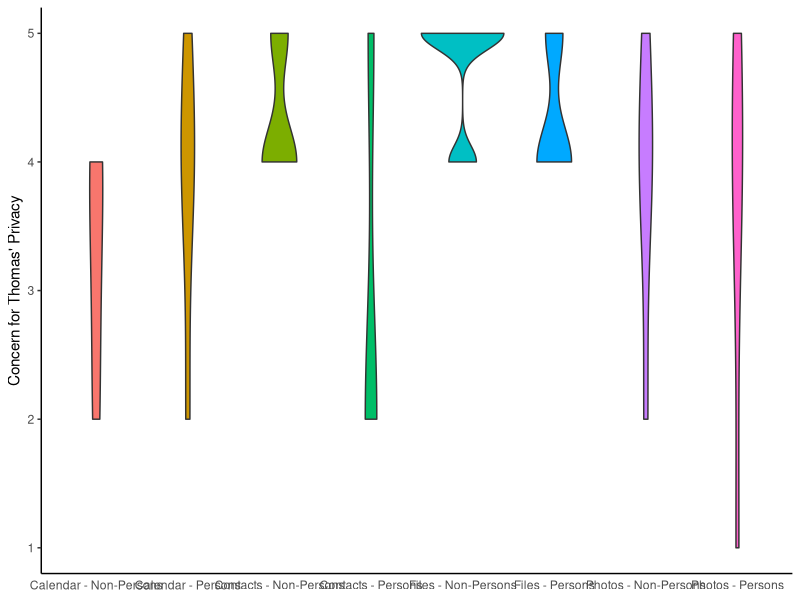
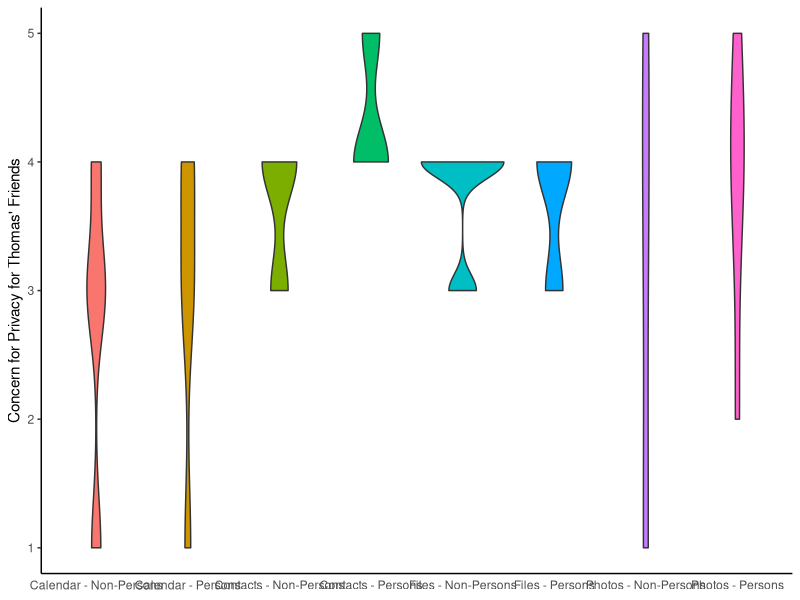

These charts were generated, in order, by the following R code:
## ---- chunk 1
library(tidyverse)
data <- read_csv('data_24_11_28.csv', show_col_types = FALSE)
head(data)
## ---- chunk 2
my_data <- data[-1, ]
my_data <- data[-1, ]

my_data <- my_data %>% filter(
  Finished == TRUE, 
  consent == "I agree to take part in the study.",
  age > 17,
  likertscale_help_6 == 2,
  attentioncheck_2 == 7
  )

common_cols <- c(
    'ResponseId',
    'Duration (in seconds)',
    'phoneos',
    'thomashimself_1',
    'thomashimself_2',
    'thomashimself_3',
    'thomasfriend_1',
    'thomasfriend_2',
    'thomasfriend_3',
    'reponsibility_1',
    'reponsibility_2',
    'not_scenario_1',
    'not_scenario_2',
    'not_scenario_3',
    'not_scenario_4',
    'not_scenario_5',
    'not_scenario_6',
    'not_scenario_7',
    'not_scenario_8',
    'accesstoall',
    'apps_number',
    'photos_number',
    'photos_approx',
    'contact_number',
    'contacts_approx',
    'familyevent_number',
    'workevent_number',
    'likertscale_help_1',
    'likertscale_help_2',
    'likertscale_help_3',
    'likertscale_help_4',
    'likertscale_help_5',
    'likertscale_help_7',
    'likertscale_help_8',
    'likertscale_help_9',
    'likertscale_help_10',
    'personalinformation_1',
    'personalinformation_2',
    'personalinformation_3',
    'personalinformation_4',
    'friendinformation_1',
    'friendinformation_2',
    'friendinformation_3',
    'friendinformation_4',
    'gender',
    'ethnicity',
    'education',
    'education_9_TEXT',
    'income',
    'usyears',
    'yob_1',
    'fieldofstudy',
    'relationshipstatus',
    'children',
    'commitmentcheck1',
    'commitmentcheck2',
    'feedback1',
    'feedback2',
    'feedback4',
    'feedback5',
    'feedback6',
    'feedback7'
)

survey_data <- my_data %>% select(
  c(mc1_photosperson,
    mc2_photosperson,
    mc1_photosnon,
    mc2_photosnon,
    mc1_contactspersons,
    mc2_contactsperson,
    mc1_contactnonperson,
    mc2_contactnonperson,
    mc1_calendarpersons,
    mc2_calendarperson,
    mc1_calendarnon,
    mc2_calendarnon,
    filesystempersonchec,
    filesystempersonperm,
    qnonpersonfilehave,
    qnonpersonfileperm,
    photo_option_1,
    photo_option_2,
    photo_option_flip_1,
    contact_option_1,
    contact_option_2,
    contact_option_flip_1,
    calendar_option_1,
    calendar_option_2,
    calendar_option_flip_1,
    file_option_1,
    file_option_2,
    file_option_flipped_1,
    photo_paid,
    contact_paid,
    calendar_paid,
    file_paid
    ),
  common_cols
)

dim(survey_data)
## ---- chunk 3
ph_persons <- survey_data %>% select(
  c(mc1_photosperson,
    mc2_photosperson,
    photo_option_1,
    photo_option_2,
    photo_option_flip_1,
    photo_paid
    ),
  common_cols
) %>% filter(mc1_photosperson != "",
             mc2_photosperson != "")

dim(ph_persons)
## ---- chunk 4
ph_non_persons <- survey_data %>% select(
  c(mc1_photosnon,
    mc2_photosnon,
    photo_option_1,
    photo_option_2,
    photo_option_flip_1,
    photo_paid
    ),
  common_cols
) %>% filter(mc1_photosnon != "",
             mc2_photosnon != "")

dim(ph_non_persons)
## ---- chunk 5
cn_persons <- survey_data %>% select(
  c(mc1_contactspersons,
    mc2_contactsperson,
    contact_option_1,
    contact_option_2,
    contact_option_flip_1,
    contact_paid
    ),
  common_cols
) %>% filter(mc1_contactspersons != "",
             mc2_contactsperson != "")

dim(cn_persons)
## ---- chunk 6
cn_non_persons <- survey_data %>% select(
  c(mc1_contactnonperson,
    mc2_contactnonperson,
    contact_option_1,
    contact_option_2,
    contact_option_flip_1,
    contact_paid
    ),
  common_cols
) %>% filter(mc1_contactnonperson != "",
             mc2_contactnonperson != "")

dim(cn_non_persons)
## ---- chunk 7
cl_persons <- survey_data %>% select(
  c(mc1_calendarpersons,
    mc2_calendarperson,
    calendar_option_1,
    calendar_option_2,
    calendar_option_flip_1,
    calendar_paid
    ),
  common_cols
) %>% filter(mc1_calendarpersons != "",
             mc2_calendarperson != "")

dim(cl_persons)
## ---- chunk 8
cl_non_persons <- survey_data %>% select(
  c(mc1_calendarnon,
    mc2_calendarnon,
    calendar_option_1,
    calendar_option_2,
    calendar_option_flip_1,
    calendar_paid
    ),
  common_cols
) %>% filter(mc1_calendarnon != "",
             mc2_calendarnon != "")

dim(cl_non_persons)
## ---- chunk 9
file_persons <- survey_data %>% select(
  c(filesystempersonchec,
    filesystempersonperm,
    file_option_1,
    file_option_2,
    file_option_flipped_1,
    file_paid
    ),
  common_cols
) %>% filter(filesystempersonchec != "",
             filesystempersonperm != "")

dim(file_persons)
## ---- chunk 10
file_non_persons <- survey_data %>% select(
  c(qnonpersonfilehave,
    qnonpersonfileperm,
    file_option_1,
    file_option_2,
    file_option_flipped_1,
    file_paid
    ),
  common_cols
) %>% filter(qnonpersonfilehave != "",
             qnonpersonfileperm != "")

dim(file_non_persons)
## ---- chunk 11
library(ggplot2)

violin_himself <- data.frame(
  name = c(rep("Calendar - Persons", length(cl_persons$thomashimself_1)),
           rep("Calendar - Non-Persons", length(cl_non_persons$thomashimself_1)),
           rep("Contacts - Persons", length(cn_persons$thomashimself_1)),
           rep("Contacts - Non-Persons", length(cn_non_persons$thomashimself_1)),
           rep("Photos - Persons", length(ph_persons$thomashimself_1)),
           rep("Photos - Non-Persons", length(ph_non_persons$thomashimself_1)),
           rep("Files - Persons", length(file_persons$thomashimself_1)),
           rep("Files - Non-Persons", length(file_non_persons$thomashimself_1))),
  value = as.integer(c(cl_persons$thomashimself_1, cl_non_persons$thomashimself_1,
                       cn_persons$thomashimself_1, cn_non_persons$thomashimself_1,
                       ph_persons$thomashimself_1, ph_non_persons$thomashimself_1,
                       file_persons$thomashimself_1, file_non_persons$thomashimself_1))
)

ggplot(violin_himself, aes(x=name, y=value, fill=name)) +
  theme_classic() +
  theme(axis.title.x = element_blank(),
        axis.ticks.x=element_blank()) +
  ylab("Concern for Thomas' Privacy") +
  ylim(1, 5) +
  geom_violin(show.legend = F)
  # + geom_boxplot(width = 0.05, alpha = 0.5, show.legend = FALSE)
## ---- chunk 12
library(ggplot2)

violin_friends <- data.frame(
  name = c(rep("Calendar - Persons", length(cl_persons$thomasfriend_1)),
           rep("Calendar - Non-Persons", length(cl_non_persons$thomasfriend_1)),
           rep("Contacts - Persons", length(cn_persons$thomasfriend_1)),
           rep("Contacts - Non-Persons", length(cn_non_persons$thomasfriend_1)),
           rep("Photos - Persons", length(ph_persons$thomasfriend_1)),
           rep("Photos - Non-Persons", length(ph_non_persons$thomasfriend_1)),
           rep("Files - Persons", length(file_persons$thomasfriend_1)),
           rep("Files - Non-Persons", length(file_non_persons$thomasfriend_1))),
  value = as.integer(c(cl_persons$thomasfriend_1, cl_non_persons$thomasfriend_1,
                       cn_persons$thomasfriend_1, cn_non_persons$thomasfriend_1,
                       ph_persons$thomasfriend_1, ph_non_persons$thomasfriend_1,
                       file_persons$thomasfriend_1, file_non_persons$thomasfriend_1))
)

ggplot(violin_friends, aes(x=name, y=value, fill=name)) +
  theme_classic() +
  theme(axis.title.x = element_blank(),
        axis.ticks.x=element_blank()) +
  ylab("Concern for Privacy for Thomas' Friends") +
  ylim(1, 5) +
  geom_violin(show.legend = F)
  # + geom_boxplot(width = 0.05, alpha = 0.5, show.legend = FALSE)
## ---- chunk 13
a <- survey_data %>% 
  filter(ResponseId %in% c(cn_persons$ResponseId)) %>%
  mutate(permission = "Contacts")

b <- survey_data %>% 
  filter(ResponseId %in% c(ph_persons$ResponseId)) %>%
  mutate(permission = "Photos")

c <- survey_data %>% 
  filter(ResponseId %in% c(cl_persons$ResponseId)) %>%
  mutate(permission = "Calendar")

d <- survey_data %>% 
  filter(ResponseId %in% c(file_persons$ResponseId)) %>%
  mutate(permission = "File System")

persons_himself <- bind_rows(a, b, c, d) %>% 
  select(permission, thomashimself_1, thomashimself_2, thomashimself_3)
persons_himself$group_var <- factor(rep('Persons Himself', 
                                            nrow(persons_himself)))
persons_himself <- persons_himself %>%
  mutate(
    thomashimself_1 = as.integer(thomashimself_1),
    thomashimself_2 = as.integer(thomashimself_2),
    thomashimself_3 = as.integer(thomashimself_3)
  )
names(persons_himself) <-  c('permission', 'question1', 'question2', 'question3', 'group')

persons_friends <- bind_rows(a, b, c, d) %>% 
  select(permission, thomasfriend_1, thomasfriend_2, thomasfriend_3)
persons_friends$group_var <- factor(rep('Persons Friends', 
                                            nrow(persons_friends)))
persons_friends <- persons_friends %>%
  mutate(
    thomasfriend_1 = as.integer(thomasfriend_1),
    thomasfriend_2 = as.integer(thomasfriend_2),
    thomasfriend_3 = as.integer(thomasfriend_3)
  )
names(persons_friends) <- c('permission', 'question1', 'question2', 'question3', 'group')

persons <- bind_rows(persons_himself, persons_friends)

manova_result_persons <- aov(cbind(question1, question2, question3) ~ group, 
                         data = as_tibble(persons))
summary(manova_result_persons)
## ---- chunk 14
a <- survey_data %>% 
  filter(ResponseId %in% c(cn_non_persons$ResponseId)) %>%
  mutate(permission = "Contacts")

b <- survey_data %>% 
  filter(ResponseId %in% c(ph_non_persons$ResponseId)) %>%
  mutate(permission = "Photos")

c <- survey_data %>% 
  filter(ResponseId %in% c(cl_non_persons$ResponseId)) %>%
  mutate(permission = "Calendar")

d <- survey_data %>% 
  filter(ResponseId %in% c(file_non_persons$ResponseId)) %>%
  mutate(permission = "File System")

non_persons_himself <- bind_rows(a, b, c, d) %>% 
  select(permission, thomashimself_1, thomashimself_2, thomashimself_3)
non_persons_himself$group_var <- factor(rep('Non-Persons Himself', 
                                            nrow(non_persons_himself)))
non_persons_himself <- non_persons_himself %>%
  mutate(
    thomashimself_1 = as.integer(thomashimself_1),
    thomashimself_2 = as.integer(thomashimself_2),
    thomashimself_3 = as.integer(thomashimself_3)
  )
names(non_persons_himself) <-  c('permission', 'question1', 'question2', 'question3', 'group')

non_persons_friends <- bind_rows(a, b, c, d) %>% 
  select(permission, thomasfriend_1, thomasfriend_2, thomasfriend_3)
non_persons_friends$group_var <- factor(rep('Non-Persons Friends', 
                                            nrow(non_persons_friends)))
non_persons_friends <- non_persons_friends %>%
  mutate(
    thomasfriend_1 = as.integer(thomasfriend_1),
    thomasfriend_2 = as.integer(thomasfriend_2),
    thomasfriend_3 = as.integer(thomasfriend_3)
  )
names(non_persons_friends) <- c('permission', 'question1', 'question2', 'question3', 'group')

non_persons <- bind_rows(non_persons_himself, non_persons_friends)

manova_result_non <- aov(cbind(question1, question2, question3) ~ group, 
                         data = as_tibble(non_persons))
summary(manova_result_non)
## ---- chunk 15
persons_himself_means <- persons_himself %>%
  group_by(permission) %>%
  summarize(persons_mean_value = round(mean(question1, na.rm = TRUE), 2))

non_persons_himself_means <- non_persons_himself %>%
  group_by(permission) %>%
  summarize(non_persons_mean_value = round(mean(question1, na.rm = TRUE), 2))

himself_means <- non_persons_himself_means %>% inner_join(persons_himself_means)
himself_means
## ---- chunk 16
persons_friends_means <- persons_friends %>%
  group_by(permission) %>%
  summarize(persons_mean_value = round(mean(question1, na.rm = TRUE), 2))

non_persons_friends_means <- non_persons_friends %>%
  group_by(permission) %>%
  summarize(non_persons_mean_value = round(mean(question1, na.rm = TRUE), 2))

friends_means <- non_persons_friends_means %>% inner_join(persons_friends_means)
friends_means
## ---- chunk 17
a <- survey_data %>% 
  filter(ResponseId %in% c(cn_persons$ResponseId)) %>%
  mutate(permission = "Contacts",
         amount = as.numeric(gsub("[^0-9.-]", "", contact_paid)),
         amount = ifelse(is.na(amount), 0, amount)) %>%
  filter(amount > -1) %>%
  select(c(permission, amount))

b <- survey_data %>% 
  filter(ResponseId %in% c(ph_persons$ResponseId)) %>%
  mutate(permission = "Photos",
         amount = as.numeric(gsub("[^0-9.-]", "", photo_paid)),
         amount = ifelse(is.na(amount), 0, amount)) %>%
  filter(amount > -1) %>%
  select(c(permission, amount))

c <- survey_data %>% 
  filter(ResponseId %in% c(cl_persons$ResponseId)) %>%
  mutate(permission = "Calendar",
         amount = as.numeric(gsub("[^0-9.-]", "", calendar_paid)),
         amount = ifelse(is.na(amount), 0, amount)) %>%
  filter(amount > -1) %>%
  select(c(permission, amount))

d <- survey_data %>% 
  filter(ResponseId %in% c(file_persons$ResponseId)) %>%
  mutate(permission = "File System",
         amount = as.numeric(gsub("[^0-9.-]", "", file_paid)),
         amount = ifelse(is.na(amount), 0, amount)) %>%
  filter(amount > -1) %>%
  select(c(permission, amount))

persons_paid_apps <- bind_rows(a, b, c, d)
persons_paid_apps_summary <- persons_paid_apps %>%
  group_by(permission) %>%
  summarize(persons_mean = round(mean(amount, na.rm = TRUE), 2),
            persons_median = round(median(amount, na.rm = TRUE), 2))
persons_paid_apps_summary
## ---- chunk 18
a <- survey_data %>% 
  filter(ResponseId %in% c(cn_non_persons$ResponseId)) %>%
  mutate(permission = "Contacts",
         amount = as.numeric(gsub("[^0-9.-]", "", contact_paid)),
         amount = ifelse(is.na(amount), 0, amount)) %>%
  filter(amount > -1) %>%
  select(c(permission, amount))

b <- survey_data %>% 
  filter(ResponseId %in% c(ph_non_persons$ResponseId)) %>%
  mutate(permission = "Photos",
         amount = as.numeric(gsub("[^0-9.-]", "", photo_paid)),
         amount = ifelse(is.na(amount), 0, amount)) %>%
  filter(amount > -1) %>%
  select(c(permission, amount))

c <- survey_data %>% 
  filter(ResponseId %in% c(cl_non_persons$ResponseId)) %>%
  mutate(permission = "Calendar",
         amount = as.numeric(gsub("[^0-9.-]", "", calendar_paid)),
         amount = ifelse(is.na(amount), 0, amount)) %>%
  filter(amount > -1) %>%
  select(c(permission, amount))

d <- survey_data %>% 
  filter(ResponseId %in% c(file_non_persons$ResponseId)) %>%
  mutate(permission = "File System",
         amount = as.numeric(gsub("[^0-9.-]", "", file_paid)),
         amount = ifelse(is.na(amount), 0, amount)) %>%
  filter(amount > -1) %>%
  select(c(permission, amount))

non_persons_paid_apps <- bind_rows(a, b, c, d)
non_persons_paid_apps_summary <- non_persons_paid_apps %>%
  group_by(permission) %>%
  summarize(non_persons_mean = round(mean(amount, na.rm = TRUE), 2),
            non_persons_median = round(median(amount, na.rm = TRUE), 2))
non_persons_paid_apps_summary
## ---- chunk 19
a <- ph_persons %>%
  mutate(question = as.numeric(thomasfriend_1)) %>%
  select(question)

b <- cn_persons %>%
  mutate(question = as.numeric(thomasfriend_1)) %>%
  select(question)

c <- cl_persons %>%
  mutate(question = as.numeric(thomasfriend_1)) %>%
  select(question)

d <- file_persons %>%
  mutate(question = as.numeric(thomasfriend_1)) %>%
  select(question)

shapiro.test(a$question)
shapiro.test(b$question)
shapiro.test(c$question)
shapiro.test(d$question)
## ---- chunk 20
a <- ph_non_persons %>%
  mutate(question = as.numeric(thomasfriend_1)) %>%
  select(question)

b <- cn_non_persons %>%
  mutate(question = as.numeric(thomasfriend_1)) %>%
  select(question)

c <- cl_non_persons %>%
  mutate(question = as.numeric(thomasfriend_1)) %>%
  select(question)

d <- file_non_persons %>%
  mutate(question = as.numeric(thomasfriend_1)) %>%
  select(question)

shapiro.test(a$question)
shapiro.test(b$question)
shapiro.test(c$question)
shapiro.test(d$question)
## ---- chunk 21
persons_not_sc <- survey_data %>%
  filter((mc1_contactspersons != "" & mc2_contactsperson != "") |
          (mc1_photosperson != "" & mc2_photosperson != "") |
           (mc1_calendarpersons != "" & mc2_calendarperson != "") |
           (filesystempersonchec != "" & filesystempersonperm != "")) %>%
  select(c(not_scenario_1, not_scenario_2, not_scenario_3, not_scenario_4,
           not_scenario_5, not_scenario_6, not_scenario_7, not_scenario_8))

persons_not_sc <- persons_not_sc %>%
  mutate(across(everything(), as.numeric))

mean_values <- apply(persons_not_sc, 2, 
                     function(x) round(mean(x, na.rm = TRUE), 2))
median_values <- apply(persons_not_sc, 2, median, na.rm = TRUE)

mean_values
median_values
## ---- chunk 22
a <- persons_not_sc %>% 
  select(not_scenario_1) %>%
  mutate(permission = "Calendar")
b <- persons_not_sc %>% 
  select(not_scenario_2) %>%
  mutate(permission = "Contacts")
c <- persons_not_sc %>% 
  select(not_scenario_3) %>%
  mutate(permission = "Photos")
d <- persons_not_sc %>% 
  select(not_scenario_4) %>%
  mutate(permission = "File System")

persons_not_sc_t <- bind_rows(a, b, c, d)
persons_not_sc_t$group_var <- factor(rep('Persons - Privacy Concern', 
                                            nrow(persons_not_sc_t)))

persons_not_sc_t <- persons_not_sc_t %>%
  pivot_longer(cols = c("not_scenario_1", "not_scenario_2", "not_scenario_3", "not_scenario_4"),
               names_to = "option_type",
               values_to = "concern_score",      
               values_drop_na = TRUE) %>% select(-c(option_type))


manova_result_persons_not_sc_t <- aov(concern_score ~ permission, 
                         data = as_tibble(persons_not_sc_t))
summary(manova_result_persons_not_sc_t)
## ---- chunk 23
a <- persons_not_sc %>% 
  select(not_scenario_5) %>%
  mutate(permission = "Calendar")
b <- persons_not_sc %>% 
  select(not_scenario_6) %>%
  mutate(permission = "Contacts")
c <- persons_not_sc %>% 
  select(not_scenario_7) %>%
  mutate(permission = "Photos")
d <- persons_not_sc %>% 
  select(not_scenario_8) %>%
  mutate(permission = "File System")

persons_not_sc_t <- bind_rows(a, b, c, d)
persons_not_sc_t$group_var <- factor(rep('Persons - Access Comfort', 
                                            nrow(persons_not_sc_t)))

persons_not_sc_t <- persons_not_sc_t %>%
  pivot_longer(cols = c("not_scenario_5", "not_scenario_6", "not_scenario_7", "not_scenario_8"),
               names_to = "option_type",
               values_to = "comfort_score",      
               values_drop_na = TRUE) %>% select(-c(option_type))


manova_result_persons_not_sc_t <- aov(comfort_score ~ permission, 
                         data = as_tibble(persons_not_sc_t))
summary(manova_result_persons_not_sc_t)
## ---- chunk 24
non_persons_not_sc <- survey_data %>%
  filter((mc1_contactnonperson != "" & mc2_contactnonperson != "") |
          (mc1_photosnon != "" & mc2_photosnon != "") |
           (mc1_calendarnon != "" & mc2_calendarnon != "") |
           (qnonpersonfilehave != "" & qnonpersonfileperm != "")) %>%
  select(c(not_scenario_1, not_scenario_2, not_scenario_3, not_scenario_4,
           not_scenario_5, not_scenario_6, not_scenario_7, not_scenario_8))

non_persons_not_sc <- non_persons_not_sc %>%
  mutate(across(everything(), as.numeric))

mean_values <- apply(non_persons_not_sc, 2, 
                     function(x) round(mean(x, na.rm = TRUE), 2))
median_values <- apply(non_persons_not_sc, 2, median, na.rm = TRUE)

mean_values
median_values
## ---- chunk 25
a <- non_persons_not_sc %>% 
  select(not_scenario_1) %>%
  mutate(permission = "Calendar")
b <- non_persons_not_sc %>% 
  select(not_scenario_2) %>%
  mutate(permission = "Contacts")
c <- non_persons_not_sc %>% 
  select(not_scenario_3) %>%
  mutate(permission = "Photos")
d <- non_persons_not_sc %>% 
  select(not_scenario_4) %>%
  mutate(permission = "File System")

non_persons_not_sc_t <- bind_rows(a, b, c, d)
non_persons_not_sc_t$group_var <- factor(rep('Non-Persons - Privacy Concern', 
                                            nrow(persons_not_sc_t)))

non_persons_not_sc_t <- non_persons_not_sc_t %>%
  pivot_longer(cols = c("not_scenario_1", "not_scenario_2", "not_scenario_3", "not_scenario_4"),
               names_to = "option_type",
               values_to = "concern_score",      
               values_drop_na = TRUE) %>% select(-c(option_type))


manova_result_non_persons_not_sc_t <- aov(concern_score ~ permission, 
                         data = as_tibble(non_persons_not_sc_t))
summary(manova_result_non_persons_not_sc_t)
## ---- chunk 26

## ---- chunk 27
a <- non_persons_not_sc %>% 
  select(not_scenario_5) %>%
  mutate(permission = "Calendar")
b <- non_persons_not_sc %>% 
  select(not_scenario_6) %>%
  mutate(permission = "Contacts")
c <- non_persons_not_sc %>% 
  select(not_scenario_7) %>%
  mutate(permission = "Photos")
d <- non_persons_not_sc %>% 
  select(not_scenario_8) %>%
  mutate(permission = "File System")

non_persons_not_sc_t <- bind_rows(a, b, c, d)
non_persons_not_sc_t$group_var <- factor(rep('Persons - Access Comfort', 
                                            nrow(non_persons_not_sc_t)))

non_persons_not_sc_t <- non_persons_not_sc_t %>%
  pivot_longer(cols = c("not_scenario_5", "not_scenario_6", "not_scenario_7", "not_scenario_8"),
               names_to = "option_type",
               values_to = "comfort_score",      
               values_drop_na = TRUE) %>% select(-c(option_type))


manova_result_non_persons_not_sc_t <- aov(comfort_score ~ permission, 
                         data = as_tibble(non_persons_not_sc_t))
summary(manova_result_non_persons_not_sc_t)
## ---- chunk 28
persons_resp <- survey_data %>%
  filter((mc1_contactspersons != "" & mc2_contactsperson != "") |
          (mc1_photosperson != "" & mc2_photosperson != "") |
           (mc1_calendarpersons != "" & mc2_calendarperson != "") |
           (filesystempersonchec != "" & filesystempersonperm != "")) %>%
  select(c('reponsibility_1', 'reponsibility_2'))

persons_resp <- persons_resp %>%
  mutate(across(everything(), as.numeric))

mean_values <- apply(persons_resp, 2, 
                     function(x) round(mean(x, na.rm = TRUE), 2))
median_values <- apply(persons_resp, 2, median, na.rm = TRUE)

mean_values
median_values
## ---- chunk 29
non_persons_resp <- survey_data %>%
  filter((mc1_contactnonperson != "" & mc2_contactnonperson != "") |
          (mc1_photosnon != "" & mc2_photosnon != "") |
           (mc1_calendarnon != "" & mc2_calendarnon != "") |
           (qnonpersonfilehave != "" & qnonpersonfileperm != "")) %>%
  select(c('reponsibility_1', 'reponsibility_2'))

non_persons_resp <- non_persons_resp %>%
  mutate(across(everything(), as.numeric))

mean_values <- apply(non_persons_resp, 2, 
                     function(x) round(mean(x, na.rm = TRUE), 2))
median_values <- apply(non_persons_resp, 2, median, na.rm = TRUE)

mean_values
median_values
## ---- chunk 30
cn_persons_install <- survey_data %>%
  filter((mc1_contactspersons != "" & mc2_contactsperson != "")) %>%
  select(c('contact_option_1', 'contact_option_flip_1'))

cn_persons_install <- cn_persons_install %>%
  mutate(across(everything(), as.numeric))

mean_values <- apply(cn_persons_install, 2, 
                     function(x) round(mean(x, na.rm = TRUE), 2))
median_values <- apply(cn_persons_install, 2, median, na.rm = TRUE)

mean_values
median_values
## ---- chunk 31
cn_non_persons_install <- survey_data %>%
  filter((mc1_contactnonperson != "" & mc1_contactnonperson != "")) %>%
  select(c('contact_option_1', 'contact_option_flip_1'))

cn_non_persons_install <- cn_non_persons_install %>%
  mutate(across(everything(), as.numeric))

mean_values <- apply(cn_non_persons_install, 2, 
                     function(x) round(mean(x, na.rm = TRUE), 2))
median_values <- apply(cn_non_persons_install, 2, median, na.rm = TRUE)

mean_values
median_values
## ---- chunk 32
cl_persons_install <- survey_data %>%
  filter((mc1_calendarpersons != "" & mc2_calendarperson != "")) %>%
  select(c('calendar_option_1', 'calendar_option_flip_1'))

cl_persons_install <- cl_persons_install %>%
  mutate(across(everything(), as.numeric))

mean_values <- apply(cl_persons_install, 2, 
                     function(x) round(mean(x, na.rm = TRUE), 2))
median_values <- apply(cl_persons_install, 2, median, na.rm = TRUE)

mean_values
median_values
## ---- chunk 33
cl_non_persons_install <- survey_data %>%
  filter((mc1_calendarnon != "" & mc2_calendarnon != "")) %>%
  select(c('calendar_option_1', 'calendar_option_flip_1'))

cl_non_persons_install <- cl_non_persons_install %>%
  mutate(across(everything(), as.numeric))

mean_values <- apply(cl_non_persons_install, 2, 
                     function(x) round(mean(x, na.rm = TRUE), 2))
median_values <- apply(cl_non_persons_install, 2, median, na.rm = TRUE)

mean_values
median_values
## ---- chunk 34
ph_persons_install <- survey_data %>%
  filter((mc1_photosperson != "" & mc2_photosperson != "")) %>%
  select(c('photo_option_1', 'photo_option_flip_1'))

ph_persons_install <- ph_persons_install %>%
  mutate(across(everything(), as.numeric))

mean_values <- apply(ph_persons_install, 2, 
                     function(x) round(mean(x, na.rm = TRUE), 2))
median_values <- apply(ph_persons_install, 2, median, na.rm = TRUE)

mean_values
median_values
## ---- chunk 35
ph_non_persons_install <- survey_data %>%
  filter(mc1_photosnon != "" & mc2_photosnon != "") %>%
  select(c('photo_option_1', 'photo_option_flip_1'))

ph_non_persons_install <- ph_non_persons_install %>%
  mutate(across(everything(), as.numeric))

mean_values <- apply(ph_non_persons_install, 2, 
                     function(x) round(mean(x, na.rm = TRUE), 2))
median_values <- apply(ph_non_persons_install, 2, median, na.rm = TRUE)

mean_values
median_values
## ---- chunk 36
file_persons_install <- survey_data %>%
  filter(filesystempersonchec != "" & filesystempersonperm != "") %>%
  select(c('file_option_1', 'file_option_flipped_1'))

file_persons_install <- file_persons_install %>%
  mutate(across(everything(), as.numeric))

mean_values <- apply(file_persons_install, 2, 
                     function(x) round(mean(x, na.rm = TRUE), 2))
median_values <- apply(file_persons_install, 2, median, na.rm = TRUE)

mean_values
median_values
## ---- chunk 37
file_non_persons_install <- survey_data %>%
  filter(qnonpersonfilehave != "" & qnonpersonfileperm != "") %>%
  select(c('file_option_1', 'file_option_flipped_1'))

file_non_persons_install <- file_non_persons_install %>%
  mutate(across(everything(), as.numeric))

mean_values <- apply(file_non_persons_install, 2, 
                     function(x) round(mean(x, na.rm = TRUE), 2))
median_values <- apply(file_non_persons_install, 2, median, na.rm = TRUE)

mean_values
median_values
## ---- chunk 38
a <- cn_persons_install %>% 
  select(contact_option_1) %>%
  mutate(permission = "Contacts")

b <- cl_persons_install %>% 
  select(calendar_option_1) %>%
  mutate(permission = "Calendar")

c <- ph_persons_install %>% 
  select(photo_option_1) %>%
  mutate(permission = "Photos")

d <- file_persons_install %>% 
  select(file_option_1) %>%
  mutate(permission = "File Systems")

persons_install_intent <- bind_rows(a, b, c, d)
persons_install_intent$group_var <- factor(rep('Persons Install Intent', 
                                            nrow(persons_install_intent)))

a <- cn_non_persons_install %>% 
  select(contact_option_1) %>%
  mutate(permission = "Contacts")

b <- cl_non_persons_install %>% 
  select(calendar_option_1) %>%
  mutate(permission = "Calendar")

c <- ph_non_persons_install %>% 
  select(photo_option_1) %>%
  mutate(permission = "Photos")

d <- file_non_persons_install %>% 
  select(file_option_1) %>%
  mutate(permission = "File Systems")

non_persons_install_intent <- bind_rows(a, b, c, d)
non_persons_install_intent$group_var <- factor(rep('Non-Persons Install Intent', 
                                            nrow(non_persons_install_intent)))

install_intent <- bind_rows(persons_install_intent, non_persons_install_intent)
install_intent <- install_intent %>%
  pivot_longer(cols = c("contact_option_1", "calendar_option_1", "photo_option_1", "file_option_1"),
               names_to = "option_type",
               values_to = "intent",      
               values_drop_na = TRUE) %>% select(-c(option_type))


manova_result_persons_install <- aov(intent ~ group_var, 
                         data = as_tibble(install_intent))
summary(manova_result_persons_install)
## ---- chunk 39
a <- cn_persons_install %>% 
  select(contact_option_flip_1) %>%
  mutate(permission = "Contacts")

b <- cl_persons_install %>% 
  select(calendar_option_flip_1) %>%
  mutate(permission = "Calendar")

c <- ph_persons_install %>% 
  select(photo_option_flip_1) %>%
  mutate(permission = "Photos")

d <- file_persons_install %>% 
  select(file_option_flipped_1) %>%
  mutate(permission = "File Systems")

friend_persons_install_intent <- bind_rows(a, b, c, d)
friend_persons_install_intent$group_var <- factor(rep('Persons Install Intent', 
                                            nrow(friend_persons_install_intent)))

a <- cn_non_persons_install %>% 
  select(contact_option_flip_1) %>%
  mutate(permission = "Contacts")

b <- cl_non_persons_install %>% 
  select(calendar_option_flip_1) %>%
  mutate(permission = "Calendar")

c <- ph_non_persons_install %>% 
  select(photo_option_flip_1) %>%
  mutate(permission = "Photos")

d <- file_non_persons_install %>% 
  select(file_option_flipped_1) %>%
  mutate(permission = "File Systems")

friend_non_persons_install_intent <- bind_rows(a, b, c, d)
friend_non_persons_install_intent$group_var <- factor(rep('Non-Persons Install Intent', 
                                            nrow(friend_non_persons_install_intent)))

friend_install_intent <- bind_rows(friend_persons_install_intent, friend_non_persons_install_intent)
friend_install_intent <- friend_install_intent %>%
  pivot_longer(cols = c("contact_option_flip_1", "calendar_option_flip_1", "photo_option_flip_1", "file_option_flipped_1"),
               names_to = "option_type",
               values_to = "intent",      
               values_drop_na = TRUE) %>% select(-c(option_type))


manova_result_friend_persons_install <- aov(intent ~ permission, 
                         data = as_tibble(friend_install_intent))
summary(manova_result_friend_persons_install)
## ---- chunk 40
persons_twice <- survey_data %>%
  filter((mc1_contactspersons != "" & mc2_contactsperson != "") |
          (mc1_photosperson != "" & mc2_photosperson != "") |
           (mc1_calendarpersons != "" & mc2_calendarperson != "") |
           (filesystempersonchec != "" & filesystempersonperm != "")) %>%
  select(c('personalinformation_2', 'friendinformation_2'))

persons_twice <- persons_twice %>%
  mutate(across(everything(), as.numeric))

# shapiro.test(persons_twice$personalinformation_2)
# shapiro.test(persons_twice$friendinformation_2)
# 
# wilcox_test_result <- wilcox.test(persons_twice$personalinformation_2, 
#                                   persons_twice$friendinformation_2, 
#                                   paired = TRUE)
# 
# wilcox_test_result

mean_values <- apply(persons_twice, 2, 
                     function(x) round(mean(x, na.rm = TRUE), 2))
median_values <- apply(persons_twice, 2, median, na.rm = TRUE)

mean_values
median_values
## ---- chunk 41
non_persons_twice <- survey_data %>%
  filter((mc1_contactnonperson != "" & mc2_contactnonperson != "") |
          (mc1_photosnon != "" & mc2_photosnon != "") |
           (mc1_calendarnon != "" & mc2_calendarnon != "") |
           (qnonpersonfilehave != "" & qnonpersonfileperm != "")) %>%
  select(c('personalinformation_2', 'friendinformation_2'))

non_persons_twice <- non_persons_twice %>%
  mutate(across(everything(), as.numeric))

mean_values <- apply(non_persons_twice, 2, 
                     function(x) round(mean(x, na.rm = TRUE), 2))
median_values <- apply(non_persons_twice, 2, median, na.rm = TRUE)

mean_values
median_values
## ---- chunk 42
concern_by_gender <- survey_data %>%
  select(c(thomashimself_1, gender))

concern_by_gender <- concern_by_gender %>%
  mutate(thomashimself_1 = as.numeric(thomashimself_1))

summary_stats <- concern_by_gender %>%
  group_by(gender) %>%
  summarize(
    mean_score = mean(thomashimself_1, na.rm = TRUE), 
    median_score = median(thomashimself_1, na.rm = TRUE)  
  )

summary_stats
## ---- chunk 43
concern_by_ethnicity <- survey_data %>%
  select(c(thomashimself_1, ethnicity))

concern_by_ethnicity <- concern_by_ethnicity %>%
  mutate(thomashimself_1 = as.numeric(thomashimself_1))

summary_stats <- concern_by_ethnicity %>%
  group_by(ethnicity) %>%
  summarize(
    mean_score = mean(thomashimself_1, na.rm = TRUE), 
    median_score = median(thomashimself_1, na.rm = TRUE)  
  ) %>%
  arrange(desc(mean_score))

summary_stats
